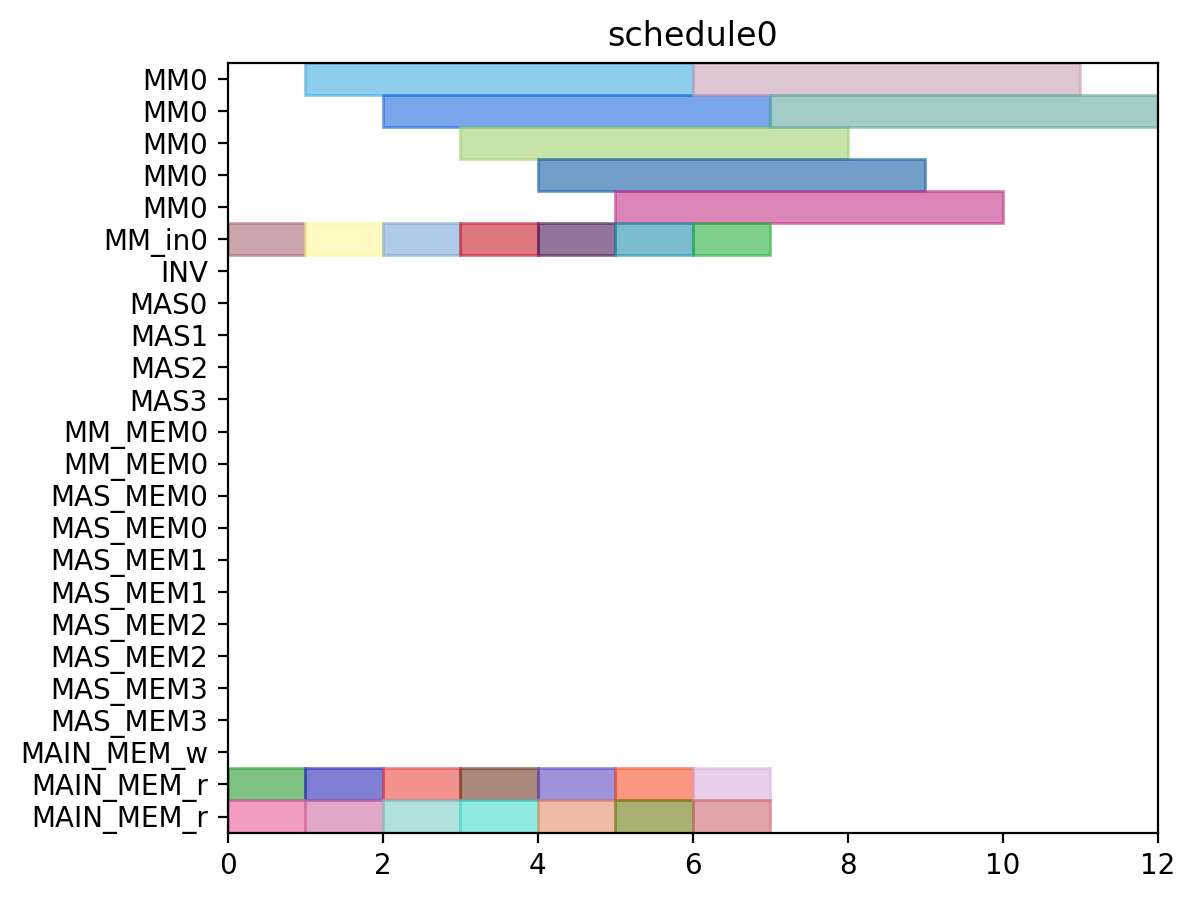

Python code for this plot:
from pyschedule import Scenario, solvers, plotters, alt


def solve():
	horizon = 112
	S = Scenario("schedule0", horizon=horizon)

	# resource
	MM = S.Resources('MM', num=1, size=5)
	MM_in = S.Resources('MM_in', num=1)
	INV = S.Resource('INV')
	MAS = S.Resources('MAS', num=4, size=1, periods=range(1, horizon))
	MM_MEM = S.Resources('MM_MEM', num=1, size=2)
	MAS_MEM = S.Resources('MAS_MEM', num=4, size=2)
	MAIN_MEM_w = S.Resource('MAIN_MEM_w', size=1)
	MAIN_MEM_r = S.Resource('MAIN_MEM_r', size=2)

	# result of previous scheduling

	# new tasks
	Z_exp2_in = S.Task('Z_exp2_in', length=1, delay_cost=1)
	Z_exp2_in += alt(MM_in)
	Z_exp2 = S.Task('Z_exp2', length=5, delay_cost=1)
	Z_exp2 += alt(MM)
	S += Z_exp2>=Z_exp2_in

	Z_exp2_mem0 = S.Task('Z_exp2_mem0', length=1, delay_cost=1)
	Z_exp2_mem0 += MAIN_MEM_r
	S += Z_exp2_mem0 <= Z_exp2

	Z_exp2_mem1 = S.Task('Z_exp2_mem1', length=1, delay_cost=1)
	Z_exp2_mem1 += MAIN_MEM_r
	S += Z_exp2_mem1 <= Z_exp2

	NX0_in = S.Task('NX0_in', length=1, delay_cost=1)
	NX0_in += alt(MM_in)
	NX0 = S.Task('NX0', length=5, delay_cost=1)
	NX0 += alt(MM)
	S += NX0>=NX0_in

	NX0_mem0 = S.Task('NX0_mem0', length=1, delay_cost=1)
	NX0_mem0 += MAIN_MEM_r
	S += NX0_mem0 <= NX0

	NX0_mem1 = S.Task('NX0_mem1', length=1, delay_cost=1)
	NX0_mem1 += MAIN_MEM_r
	S += NX0_mem1 <= NX0

	k0_10_Z1_in = S.Task('k0_10_Z1_in', length=1, delay_cost=1)
	k0_10_Z1_in += alt(MM_in)
	k0_10_Z1 = S.Task('k0_10_Z1', length=5, delay_cost=1)
	k0_10_Z1 += alt(MM)
	S += k0_10_Z1>=k0_10_Z1_in

	k0_10_Z1_mem0 = S.Task('k0_10_Z1_mem0', length=1, delay_cost=1)
	k0_10_Z1_mem0 += MAIN_MEM_r
	S += k0_10_Z1_mem0 <= k0_10_Z1

	k0_10_Z1_mem1 = S.Task('k0_10_Z1_mem1', length=1, delay_cost=1)
	k0_10_Z1_mem1 += MAIN_MEM_r
	S += k0_10_Z1_mem1 <= k0_10_Z1

	DX0_in = S.Task('DX0_in', length=1, delay_cost=1)
	DX0_in += alt(MM_in)
	DX0 = S.Task('DX0', length=5, delay_cost=1)
	DX0 += alt(MM)
	S += DX0>=DX0_in

	DX0_mem0 = S.Task('DX0_mem0', length=1, delay_cost=1)
	DX0_mem0 += MAIN_MEM_r
	S += DX0_mem0 <= DX0

	DX0_mem1 = S.Task('DX0_mem1', length=1, delay_cost=1)
	DX0_mem1 += MAIN_MEM_r
	S += DX0_mem1 <= DX0

	NY0_in = S.Task('NY0_in', length=1, delay_cost=1)
	NY0_in += alt(MM_in)
	NY0 = S.Task('NY0', length=5, delay_cost=1)
	NY0 += alt(MM)
	S += NY0>=NY0_in

	NY0_mem0 = S.Task('NY0_mem0', length=1, delay_cost=1)
	NY0_mem0 += MAIN_MEM_r
	S += NY0_mem0 <= NY0

	NY0_mem1 = S.Task('NY0_mem1', length=1, delay_cost=1)
	NY0_mem1 += MAIN_MEM_r
	S += NY0_mem1 <= NY0

	k2_14_Z1_in = S.Task('k2_14_Z1_in', length=1, delay_cost=1)
	k2_14_Z1_in += alt(MM_in)
	k2_14_Z1 = S.Task('k2_14_Z1', length=5, delay_cost=1)
	k2_14_Z1 += alt(MM)
	S += k2_14_Z1>=k2_14_Z1_in

	k2_14_Z1_mem0 = S.Task('k2_14_Z1_mem0', length=1, delay_cost=1)
	k2_14_Z1_mem0 += MAIN_MEM_r
	S += k2_14_Z1_mem0 <= k2_14_Z1

	k2_14_Z1_mem1 = S.Task('k2_14_Z1_mem1', length=1, delay_cost=1)
	k2_14_Z1_mem1 += MAIN_MEM_r
	S += k2_14_Z1_mem1 <= k2_14_Z1

	DY0_in = S.Task('DY0_in', length=1, delay_cost=1)
	DY0_in += alt(MM_in)
	DY0 = S.Task('DY0', length=5, delay_cost=1)
	DY0 += alt(MM)
	S += DY0>=DY0_in

	DY0_mem0 = S.Task('DY0_mem0', length=1, delay_cost=1)
	DY0_mem0 += MAIN_MEM_r
	S += DY0_mem0 <= DY0

	DY0_mem1 = S.Task('DY0_mem1', length=1, delay_cost=1)
	DY0_mem1 += MAIN_MEM_r
	S += DY0_mem1 <= DY0

	solvers.mip.solve(S,msg=1,kind='CPLEX',ratio_gap=1.01)

	solution = [['hoge']*len(S.solution()[1]) for i in range(len(S.solution()))]
	for i in range(len(S.solution())):
		for j in range(len(S.solution()[i])):
			solution[i][j]=str(S.solution()[i][j])
	print(solution)

	cycles = int(solution[-1][3])

	pic_file_name = "/home/mfukuda/ABE/python/multiRAM_multiMAS/scheduling_result/stage5MM1_stage1MAS4/ISOGENY/schedule0.png"
	if(S.solution() != []):
		plotters.matplotlib.plot(S,img_filename=pic_file_name, show_task_labels=False, fig_size=(cycles*0.25+3, 5))

	return solution
